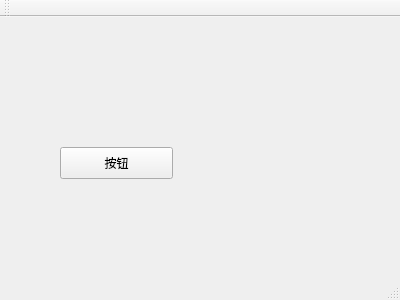
<?xml version="1.0" encoding="UTF-8"?>
<ui version="4.0">
 <class>MainWindow</class>
 <widget class="QMainWindow" name="MainWindow">
  <property name="geometry">
   <rect>
    <x>0</x>
    <y>0</y>
    <width>400</width>
    <height>300</height>
   </rect>
  </property>
  <property name="windowTitle">
   <string>MainWindow</string>
  </property>
  <widget class="QWidget" name="centralWidget">
   <widget class="QPushButton" name="pushButton">
    <property name="geometry">
     <rect>
      <x>60</x>
      <y>130</y>
      <width>113</width>
      <height>32</height>
     </rect>
    </property>
    <property name="text">
     <string>按钮</string>
    </property>
   </widget>
  </widget>
  <widget class="QMenuBar" name="menuBar">
   <property name="geometry">
    <rect>
     <x>0</x>
     <y>0</y>
     <width>400</width>
     <height>22</height>
    </rect>
   </property>
  </widget>
  <widget class="QToolBar" name="mainToolBar">
   <attribute name="toolBarArea">
    <enum>TopToolBarArea</enum>
   </attribute>
   <attribute name="toolBarBreak">
    <bool>false</bool>
   </attribute>
  </widget>
  <widget class="QStatusBar" name="statusBar"/>
 </widget>
 <layoutdefault spacing="6" margin="11"/>
 <resources/>
 <connections/>
</ui>
